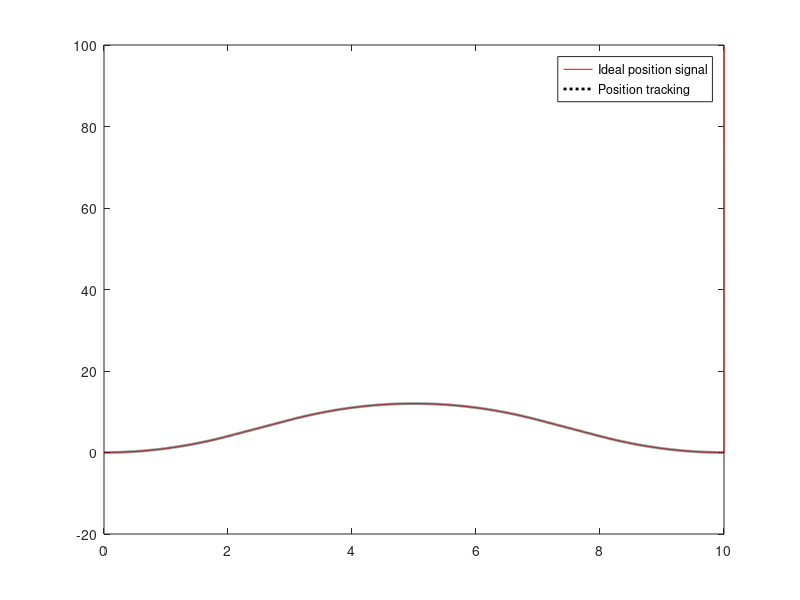
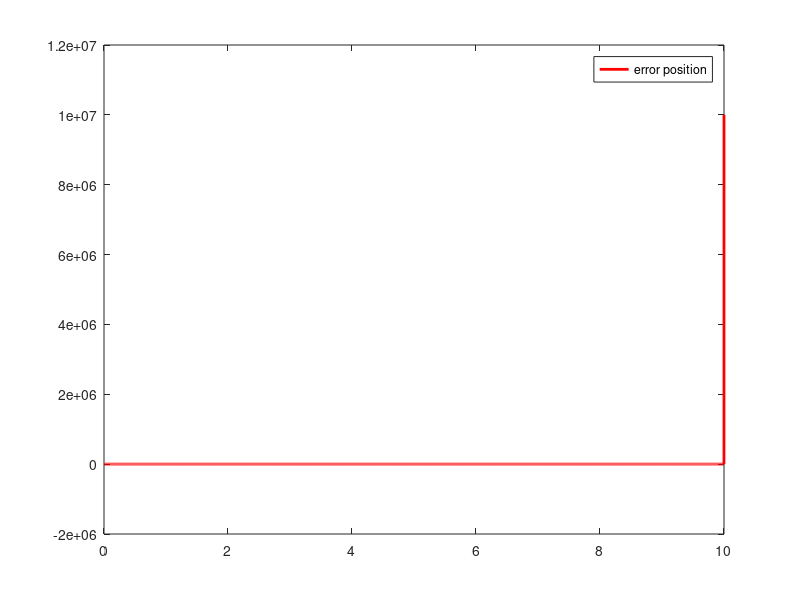
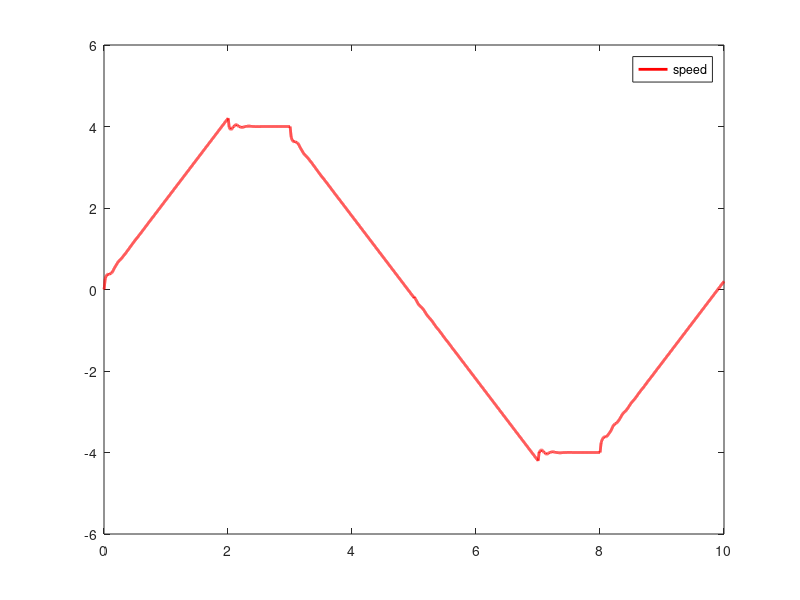
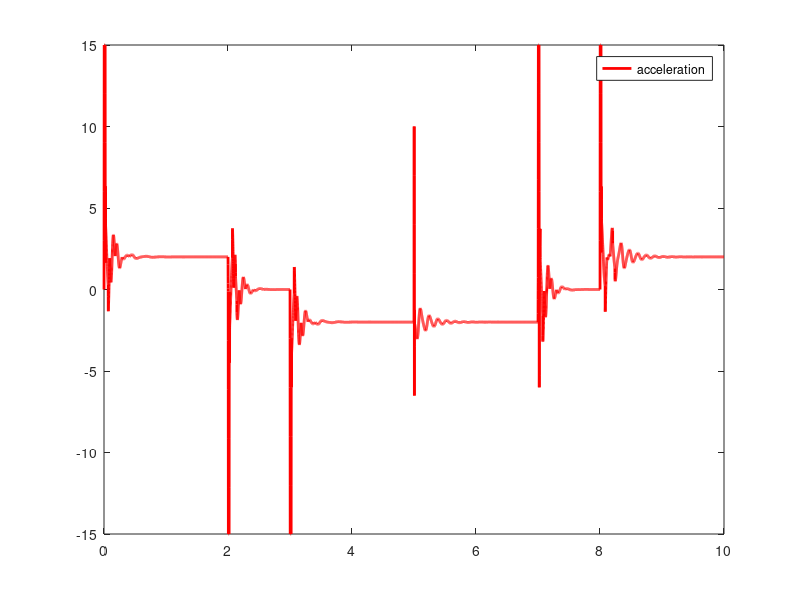

MATLAB code to generate these figures, in order:
clear all;
close all;

ts=0.0005;
sys=tf(1, [0.1,1,0]);
dsys=c2d(sys,ts,'z');
[num,den]=tfdata(dsys,'v');

%sys1=tf(1, [0.5,1]);
%dsys1=c2d(sys1,ts,'tucsin');
%[num1, den1]=tfdata(dsys1,'v');
%disp(den1(2));
%disp(num1(1));
num1 = 475 / 1024;den1 = 549 / 1024;den2 = 0;
u_1=0.0;u_2=0.0;u_3=0.0;
yd_1=0;yd_2=0;yd_3=0;
y_1=0;y_2=0;y_3=0;
v_1=0;v_2=0;v_3=0;
kp_0=200 * 1000 / 2048;kvff=1;kaff=0;
t_po = 30;
cur_e = 0;
kp=kp_0;
Tc = 3;

x=[0,0,0]';
error_1=0;

for k=1:1:20000
    time(k)=k*ts;

    S=4;
    if S==1
        if mod(time(k),5) < 1
            yd(k)=mod(time(k),1);
        elseif mod(time(k),5) < 4
            yd(k)=1;
        else
            yd(k)=1-mod(time(k),1);
        end
        yd(k)=yd(k);
    elseif S==2
        if mod(time(k),2) < 1
            yd(k)=mod(time(k),1);
        else
            yd(k)=1-mod(time(k),1);
        end
        yd(k)=yd(k);
    elseif S==3
         yd(k)=mod(time(k),1.0);
    elseif S==4
        if mod(time(k),10) < 2
            yd(k)=(time(k)) * (time(k));
        elseif mod(time(k),10) < 3
            yd(k)= time(k) * 4 - 4;
        elseif mod(time(k),10) < 5
            yd(k)=12 - (5 - time(k)) * (5 - time(k));
        elseif mod(time(k),10) < 7
            yd(k)= 12 - (time(k) - 5) * (time(k) - 5);
        elseif mod(time(k),10) < 8   
            yd(k)= 8 - (time(k) - 7) * 4;
        else
            yd(k)= (10 - time(k)) * (10 - time(k));
        end
        yd(k)=yd(k);
    end

    if v_1 > 0
        if v_2 > 0
            kaff = 2.0;
        else
            kaff = 1.4;
        end
    else
        if v_2 > 0
            kaff = 0;
        else
            kaff = 1.8;
        end
    end

    if cur_e > 0
        if cur_e > t_po
            kp = 1.55 * kp_0;
        else
            kp = (1.5 * cur_e / t_po + 0.05) * kp_0;
        end
    else
        if cur_e < -t_po
            kp = 1.55 * kp_0;
        else
            kp = (1.5 * (-cur_e) / t_po + 0.05) * kp_0;
        end
    end
    u_1=kp*x(1)+kvff*x(2)+kaff*x(3);
    u_1= u_1 * 924 / 1024 + u_2 * 50 / 1024 + u_3 * 50 / 1024;
    u(k)=u_1;

    if u(k)>=5
        u(k)=5;
    end
    if u(k)<=-5;
        u(k)=-5;
    end

    acc(k) = (u(k) - u_2) / ts;
    if k > 1
        if acc(k) -  acc(k - 1) > Tc
            acc(k) =  acc(k - 1) + Tc;
        end
    
        if acc(k) -  acc(k - 1) < -Tc
            acc(k) =  acc(k - 1) - Tc;
        end
    else
        if acc(k) > Tc
            acc(k) = Tc;
        end
    
        if acc(k) < -Tc
            acc(k) = - Tc;
        end
    end
    
    if acc(k)>=15
        acc(k)=15;           
    end
    if acc(k)<=-15
        acc(k)=-15;       
    end
    
    u(k) = u_2 + ts * acc(k);
    u_1 = u(k);

    y(k)=-den(2)*y_1-den(3)*y_2+num(2)*u_1+num(3)*u_2;
    error(k)=yd(k)-y(k);

    yd_3=yd_2;yd_2=yd_1;yd_1=yd(k);
    y_3=y_2;y_2=y_1;y_1=y(k);
    u_3=u_2;u_2=u_1;
    v_1 = (yd_1-yd_2) / ts;

    if v_1 > 5
        v_1=5;
    end

    if v_1 < -5
        v_1=-5;
    end

    v_1 = den1 * v_2 + num1 * v_1 + den2 * v_3;

    x(1)=error(k);
    x(2)= v_1;
    x(3)=(v_1 - v_2)/ ts;
    if x(3) > 0.1
        x(3) = 0.1;
    end
    if x(3) < -0.1
        x(3) = -0.1;
    end
    v_2 = v_1;
    v_3 = v_1;

    error_1=error(k);
    error_100(k) = error(k) * 100 * 1000;
    cur_e = error_100(k);
end

figure(1);
plot(time,yd,'r',time,y,'k:','linewidth',2);
legend('Ideal position signal','Position tracking');

figure(2);
plot(time,error_100,'r','linewidth',2);
legend('error position');

figure(3);
plot(time,u,'r','linewidth',2);
legend('speed');

figure(4);
plot(time,acc,'r','linewidth',2);
legend('acceleration');
